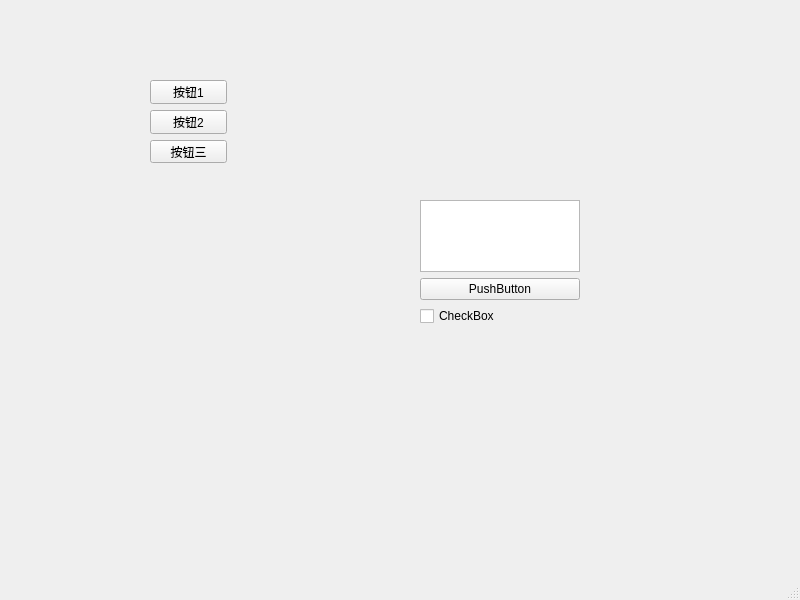
<?xml version="1.0" encoding="UTF-8"?>
<ui version="4.0">
 <class>MainWindow</class>
 <widget class="QMainWindow" name="MainWindow">
  <property name="geometry">
   <rect>
    <x>0</x>
    <y>0</y>
    <width>800</width>
    <height>600</height>
   </rect>
  </property>
  <property name="windowTitle">
   <string>MainWindow</string>
  </property>
  <widget class="QWidget" name="centralwidget">
   <widget class="QWidget" name="verticalLayoutWidget">
    <property name="geometry">
     <rect>
      <x>420</x>
      <y>200</y>
      <width>160</width>
      <height>126</height>
     </rect>
    </property>
    <layout class="QVBoxLayout" name="verticalLayout_2">
     <item>
      <widget class="QListView" name="listView"/>
     </item>
     <item>
      <widget class="QPushButton" name="pushButton_4">
       <property name="text">
        <string>PushButton</string>
       </property>
      </widget>
     </item>
     <item>
      <widget class="QCheckBox" name="checkBox">
       <property name="text">
        <string>CheckBox</string>
       </property>
      </widget>
     </item>
    </layout>
   </widget>
   <widget class="QWidget" name="">
    <property name="geometry">
     <rect>
      <x>150</x>
      <y>80</y>
      <width>77</width>
      <height>83</height>
     </rect>
    </property>
    <layout class="QVBoxLayout" name="verticalLayout">
     <item>
      <widget class="QPushButton" name="pushButton">
       <property name="text">
        <string>按钮1</string>
       </property>
      </widget>
     </item>
     <item>
      <widget class="QPushButton" name="pushButton_2">
       <property name="text">
        <string>按钮2</string>
       </property>
      </widget>
     </item>
     <item>
      <widget class="QPushButton" name="pushButton_3">
       <property name="text">
        <string>按钮三</string>
       </property>
      </widget>
     </item>
    </layout>
   </widget>
  </widget>
  <widget class="QMenuBar" name="menubar">
   <property name="geometry">
    <rect>
     <x>0</x>
     <y>0</y>
     <width>800</width>
     <height>23</height>
    </rect>
   </property>
  </widget>
  <widget class="QStatusBar" name="statusbar"/>
 </widget>
 <resources/>
 <connections/>
</ui>
